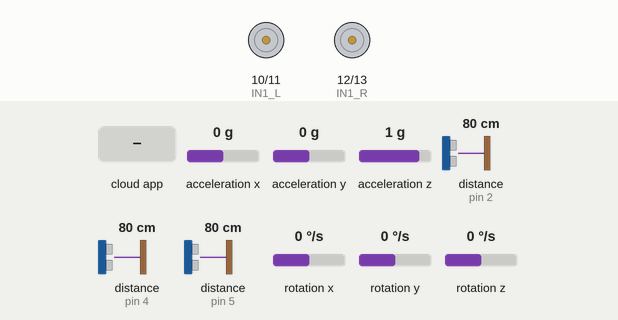
Recording of a sketch running on a simulated Arduino Uno, built with avr-gcc and run on an emulated ATmega328P. Shown: motor-driver pin pairs drawn as motors (green arrow = first pin HIGH = forward, orange = second pin HIGH = backward, longer = more drive, scaled by the enable pin). Wiring (inferred from the names in the program): 3 × ultrasonic range finder: trigger A1, echo pin 2 / trigger A2, echo pin 4 / trigger A3, echo pin 5; MPU-6050 motion sensor at I2C address 0x68. The test bench sets the inputs (shaded band); at power-on: acceleration x 0 g, acceleration y 0 g, acceleration z 1 g, distance to the obstacle (sensors on pin 2, pin 4, pin 5) 80 cm, rotation x 0 °/s, rotation y 0 °/s, rotation z 0 °/s. The echo pulse lasts 58.3 µs per cm; the ROS host is connected and sends only what is stated; what the sketch prints to the serial monitor is not drawn.

Above: at 1.2 s.
1.3 s: the phone or cloud app sets linear.x to -100
At 1.9 s:
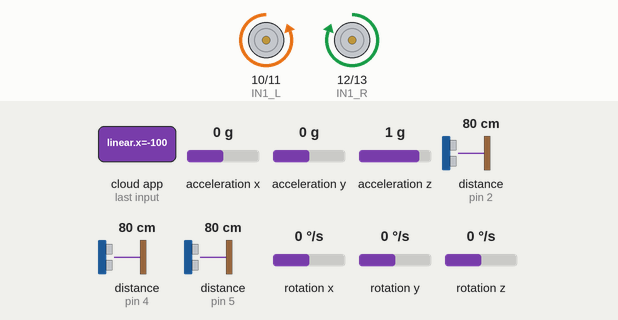
2.8 s: the phone or cloud app sets linear.x to 100
At 3.7 s:
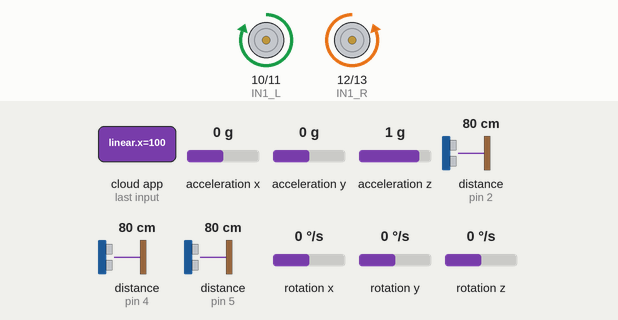
4.3 s: acceleration x set to 0.8 g
7.3 s: acceleration y set to -0.2 g
Timing chart, 0 to 10.3 s (numbered marks = the images above; inputs shaded):
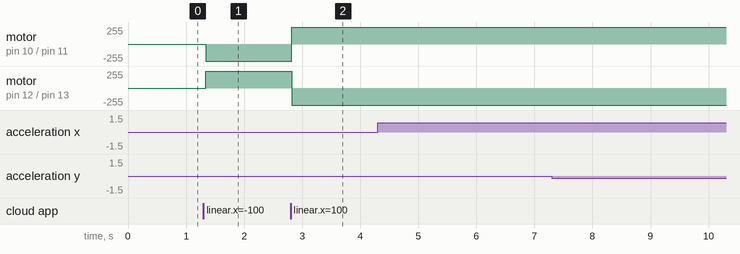

Measured:
- after the input at 1.3 s, motor on pin 10 (IN1_L) / pin 11 (IN2_L): stopped → backward 255/255 at once; motor on pin 12 (IN1_R) / pin 13 (IN2_R): stopped → forward 255/255 at once
- after the input at 2.8 s, motor on pin 10 (IN1_L) / pin 11 (IN2_L): backward 255/255 → forward 255/255 at once; motor on pin 12 (IN1_R) / pin 13 (IN2_R): forward 255/255 → backward 255/255 at once
- after the input at 4.3 s, every drawn part: stays the same
- after the input at 7.3 s, every drawn part: stays the same

The sketch:

ROS_Arduino_Codes.ino
```cpp
#include <ros.h>
#include <std_msgs/String.h>
#include <std_msgs/Int16.h>
#include <Wire.h>
#include <ArduinoHardware.h>
#include <geometry_msgs/Twist.h>

const int echoPinFront = 5;
const int trigPinFront = A3;

const int echoPinRight = 4;
const int trigPinRight = A2;

const int echoPinLeft = 2;
const int trigPinLeft = A1;

const int MPU_addr = 0x68;
int16_t AcX, AcY, AcZ, Tmp, GyX, GyY, GyZ;


std_msgs::String imu_msg;
ros::Publisher imu("imu", &imu_msg);
ros::NodeHandle nh;


#define EN_L 9
#define IN1_L 10
#define IN2_L 11
#define EN_R 8
#define IN1_R 12
#define IN2_R 13
double w_r = 0, w_l = 0;
//wheel_rad is the wheel radius ,wheel_sep is
double wheel_rad = 0.0325, wheel_sep = 0.295;

//ros::NodeHandle nh;
int lowSpeed = 200;
int highSpeed = 50;
double speed_ang = 0, speed_lin = 0;
/* END */


std_msgs::Int16 msg;
ros::Publisher Front_pub("front", &msg);

std_msgs::Int16 Left_msg;
ros::Publisher Left_pub("left", &Left_msg);

std_msgs::Int16 Right_msg;
ros::Publisher Right_pub("right", &Right_msg);

void messageCb( const geometry_msgs::Twist& msg) {
  speed_ang = msg.angular.z;
  speed_lin = msg.linear.x;
  w_r = (speed_lin / wheel_rad) + ((speed_ang * wheel_sep) / (2.0 * wheel_rad));
  w_l = (speed_lin / wheel_rad) - ((speed_ang * wheel_sep) / (2.0 * wheel_rad));

}

ros::Subscriber<geometry_msgs::Twist> sub("cmd_vel", &messageCb );
void Motors_init();
void MotorL(int Pulse_Width1);
void MotorR(int Pulse_Width2);

long duration;
int distance;

void setup()
{

  pinMode(trigPinFront, OUTPUT); // Sets the trigPin as an Output
  pinMode(echoPinFront, INPUT); // Sets the echoPin as an Input
  pinMode(trigPinRight, OUTPUT); // Sets the trigPin as an Output
  pinMode(echoPinRight, INPUT); // Sets the echoPin as an Input

  pinMode(trigPinLeft, OUTPUT); // Sets the trigPin as an Output
  pinMode(echoPinLeft, INPUT); // Sets the echoPin as an Input

  Wire.begin();
  Wire.beginTransmission(MPU_addr);
  Wire.write(0x6B);  // PWR_MGMT_1 register
  Wire.write(0);     // set to zero (wakes up the MPU-6050)
  Wire.endTransmission(true);
  Serial.begin(9600);

  nh.initNode();
  nh.advertise(imu);
  Motors_init();
  nh.subscribe(sub);
  nh.subscribe(sub);
  nh.advertise(Front_pub);
  nh.advertise(Right_pub);
  nh.advertise(Left_pub);
}

long publisher_timer;

void loop()
{

  int distancecenter = ultrasonic(echoPinFront, trigPinFront);
  msg.data = distancecenter;
  Front_pub.publish( &msg);

  int distanceright = ultrasonic(echoPinRight, trigPinRight);
  Right_msg.data = distanceright;
  Right_pub.publish( &Right_msg);

  int distanceleft = ultrasonic(echoPinLeft, trigPinLeft);
  Left_msg.data = distanceleft;
  Left_pub.publish( &Left_msg);


  MotorL(w_l * 10);
  MotorR(w_r * 10);
  nh.spinOnce();

  Wire.beginTransmission(MPU_addr);
  Wire.write(0x3B);  // starting with register 0x3B (ACCEL_XOUT_H)
  Wire.endTransmission(false);
  Wire.requestFrom(MPU_addr, 14, true); // request a total of 14 registers  String AX = String(mpu6050.getAccX());

  AcX = Wire.read() << 8 | Wire.read();
  AcY = Wire.read() << 8 | Wire.read();
  AcZ = Wire.read() << 8 | Wire.read();
  Tmp = Wire.read() << 8 | Wire.read();
  GyX = Wire.read() << 8 | Wire.read();
  GyY = Wire.read() << 8 | Wire.read();
  GyZ = Wire.read() << 8 | Wire.read();
  String AX = String(AcX);
  String AY = String(AcY);
  String AZ = String(AcZ);
  String GX = String(GyX);
  String GY = String(GyY);
  String GZ = String(GyZ);
  String tmp = String(Tmp);

  String data = "A" + AX + "B" + AY + "C" + AZ + "D" + GX + "E" + GY + "F" + GZ + "G" ;
  Serial.println(data);
  int length = data.indexOf("G") + 2;
  char data_final[length + 1];
  data.toCharArray(data_final, length + 1);

  if (millis() > publisher_timer) {
    // step 1: request reading from sensor
    imu_msg.data = data_final;
    imu.publish(&imu_msg);
    publisher_timer = millis() + 100; //publish ten times a second
    nh.spinOnce();
  }
}

void Motors_init() {

  pinMode(EN_L, OUTPUT);
  pinMode(EN_R, OUTPUT);
  pinMode(IN1_L, OUTPUT);
  pinMode(IN2_L, OUTPUT);
  pinMode(IN1_R, OUTPUT);
  pinMode(IN2_R, OUTPUT);
  digitalWrite(EN_L, LOW);
  digitalWrite(EN_R, LOW);
  digitalWrite(IN1_L, LOW);
  digitalWrite(IN2_L, LOW);
  digitalWrite(IN1_R, LOW);
  digitalWrite(IN2_R, LOW);
}

void MotorR(int Pulse_Width2) {

  if (Pulse_Width2 > 0) {
    analogWrite(EN_R, Pulse_Width2);
    digitalWrite(IN1_R, LOW);
    digitalWrite(IN2_R, HIGH);
  }
  if (Pulse_Width2 < 0) {
    Pulse_Width2 = abs(Pulse_Width2);
    analogWrite(EN_R, Pulse_Width2);
    digitalWrite(IN1_R, HIGH);
    digitalWrite(IN2_R, LOW);
  }
  if (Pulse_Width2 == 0) {
    analogWrite(EN_R, Pulse_Width2);
    digitalWrite(IN1_R, LOW);
    digitalWrite(IN2_R, LOW);
  }
}

void MotorL(int Pulse_Width1) {
  if (Pulse_Width1 > 0) {
    analogWrite(EN_L, Pulse_Width1);
    digitalWrite(IN1_L, HIGH);
    digitalWrite(IN2_L, LOW);
  }
  if (Pulse_Width1 < 0) {
    Pulse_Width1 = abs(Pulse_Width1);
    analogWrite(EN_L, Pulse_Width1);
    digitalWrite(IN1_L, LOW);
    digitalWrite(IN2_L, HIGH);
  }
  if (Pulse_Width1 == 0) {
    analogWrite(EN_L, Pulse_Width1);
    digitalWrite(IN1_L, LOW);
    digitalWrite(IN2_L, LOW);
  }
}


int ultrasonic(int echoPin, int trigPin) {
  // Clears the trigPin
  digitalWrite(trigPin, LOW);
  delayMicroseconds(2);
  // Sets the trigPin on HIGH state for 10 micro seconds
  digitalWrite(trigPin, HIGH);
  delayMicroseconds(10);
  digitalWrite(trigPin, LOW);
  // Reads the echoPin, returns the sound wave travel time in microseconds
  duration = pulseIn(echoPin, HIGH);
  // Calculating the distance
  distance = duration * 0.034 / 2;
  return distance;
}
```
